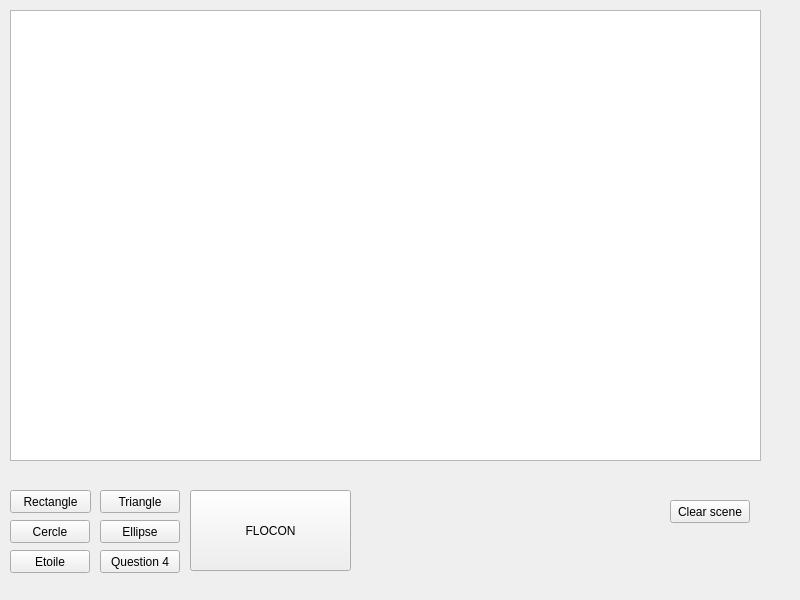
<?xml version="1.0" encoding="UTF-8"?>
<ui version="4.0">
 <class>Dessin</class>
 <widget class="QWidget" name="Dessin">
  <property name="geometry">
   <rect>
    <x>0</x>
    <y>0</y>
    <width>800</width>
    <height>600</height>
   </rect>
  </property>
  <property name="windowTitle">
   <string>Dessin</string>
  </property>
  <widget class="QGraphicsView" name="vue">
   <property name="geometry">
    <rect>
     <x>10</x>
     <y>10</y>
     <width>751</width>
     <height>451</height>
    </rect>
   </property>
   <property name="alignment">
    <set>Qt::AlignHCenter|Qt::AlignTop</set>
   </property>
  </widget>
  <widget class="QPushButton" name="pushButtonRectangleBleu">
   <property name="geometry">
    <rect>
     <x>10</x>
     <y>490</y>
     <width>81</width>
     <height>23</height>
    </rect>
   </property>
   <property name="text">
    <string>Rectangle</string>
   </property>
  </widget>
  <widget class="QPushButton" name="pushButtonTriangle">
   <property name="geometry">
    <rect>
     <x>100</x>
     <y>490</y>
     <width>80</width>
     <height>23</height>
    </rect>
   </property>
   <property name="text">
    <string>Triangle</string>
   </property>
  </widget>
  <widget class="QPushButton" name="pushButtonClearScene">
   <property name="geometry">
    <rect>
     <x>670</x>
     <y>500</y>
     <width>80</width>
     <height>23</height>
    </rect>
   </property>
   <property name="text">
    <string>Clear scene</string>
   </property>
  </widget>
  <widget class="QPushButton" name="pushButtonCercle">
   <property name="geometry">
    <rect>
     <x>10</x>
     <y>520</y>
     <width>80</width>
     <height>23</height>
    </rect>
   </property>
   <property name="text">
    <string>Cercle</string>
   </property>
  </widget>
  <widget class="QPushButton" name="pushButtonEllipse">
   <property name="geometry">
    <rect>
     <x>100</x>
     <y>520</y>
     <width>80</width>
     <height>23</height>
    </rect>
   </property>
   <property name="text">
    <string>Ellipse</string>
   </property>
  </widget>
  <widget class="QPushButton" name="pushButtonEtoile">
   <property name="geometry">
    <rect>
     <x>10</x>
     <y>550</y>
     <width>80</width>
     <height>23</height>
    </rect>
   </property>
   <property name="text">
    <string>Etoile</string>
   </property>
  </widget>
  <widget class="QPushButton" name="pushButtonQuestion4">
   <property name="geometry">
    <rect>
     <x>100</x>
     <y>550</y>
     <width>80</width>
     <height>23</height>
    </rect>
   </property>
   <property name="text">
    <string>Question 4</string>
   </property>
  </widget>
  <widget class="QPushButton" name="pushButtonFlocon">
   <property name="geometry">
    <rect>
     <x>190</x>
     <y>490</y>
     <width>161</width>
     <height>81</height>
    </rect>
   </property>
   <property name="text">
    <string>FLOCON</string>
   </property>
  </widget>
 </widget>
 <resources/>
 <connections/>
</ui>
